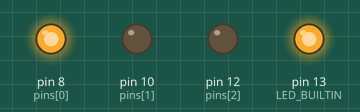
The sketch below on a simulated Arduino Uno, built with avr-gcc and run on an emulated ATmega328P. Shown: output pins drawn as LEDs (lit = HIGH).

Above: at 0.05 s.
At 1.45 s:
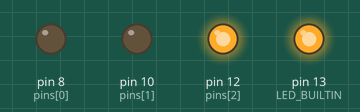
At 2.85 s:
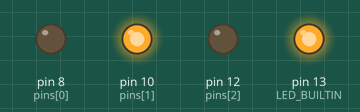
Timing chart, 0 to 3.1 s (numbered marks = the images above):
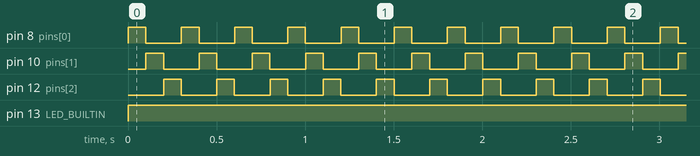

The sketch:

led_sequence.ino
```cpp
int pins[] = {8, 10, 12};

const int no_of_pins = sizeof pins / sizeof pins[0];

void setup() {
  // put your setup code here, to run once:
  for (int i = 0; i < no_of_pins; i++) {
    pinMode(pins[i], OUTPUT);
  }
  pinMode(LED_BUILTIN, OUTPUT);
  Serial.print("Is it working?");
}

void loop() {
  // put your main code here, to run repeatedly:
  int delay_amt = 100;
  for (int i = 0; i < no_of_pins; i++) {
    digitalWrite(pins[i], HIGH);
    digitalWrite(LED_BUILTIN, HIGH);
    delay(delay_amt);
    digitalWrite(pins[i], LOW);
    digitalWrite(LED_BUILTIN, LOW);
    Serial.print("This is working, right?");
  }
}
```

Measured:
- by itself, pin 8 (pins[0]), pin 10 (pins[1]), pin 12 (pins[2]): alternates HIGH for 0.10 s and LOW for 0.20 s
- by itself, pin 13 (LED_BUILTIN): LOW → HIGH at 0.00 s
